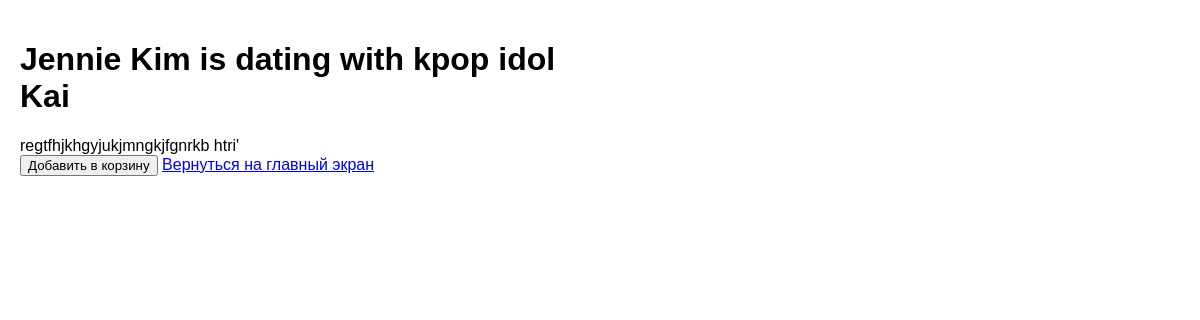
The app's page /new/3 with its own data.
### news_app/models.py (models this page shows, shortened)
class News(models.Model):
    head = models.CharField(max_length=150)
    text = models.TextField()
    new_cat = models.ForeignKey(NewsCategory, on_delete=models.CASCADE)
    created_at = models.DateTimeField(auto_now_add=True)
    class Meta:
        verbose_name = "New"
        verbose_name_plural = "News"

### news_app/views.py (the view)
# urls.py: path('new/<int:pk>', views.new_page),
def new_page(request, pk):
    new = News.objects.get(id=pk)
    context = {'new':new}
    return render(request, 'new.html', context)

### news_app/templates/new.html (shortened to what this page needs)
<!DOCTYPE html>
<html lang="ru">
<head>
</head>
<body>
    <div class="product-info">
        <h1 class="product-title">{{ new.head }}</h1>
        <div class="product-description">
            {{ new.text }}
        </div>
        <button class="add-to-cart">Добавить в корзину</button>
        <a href="/">Вернуться на главный экран</a>
    </div>
</body>
</html>

### news_app/templates/new.html (style rules this page uses)
body { font-family: Arial, sans-serif; max-width: 1200px; margin: 0 auto; padding: 20px; display: grid; grid-template-columns: 1fr 1fr; gap: 40px; }

### records on screen
News: head "Jennie Kim is dating with kpop idol Kai", text "regtfhjkhgyjukjmngkjfgnrkb htri'"
